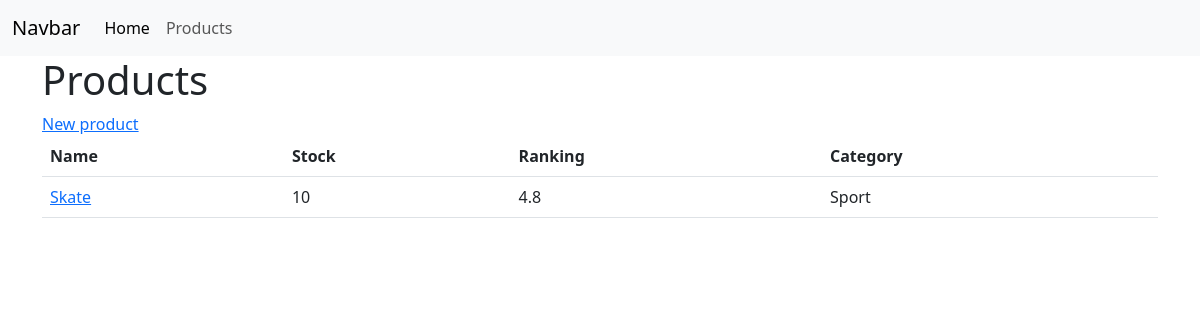
/products/, run on an earlier commit of the app's database.
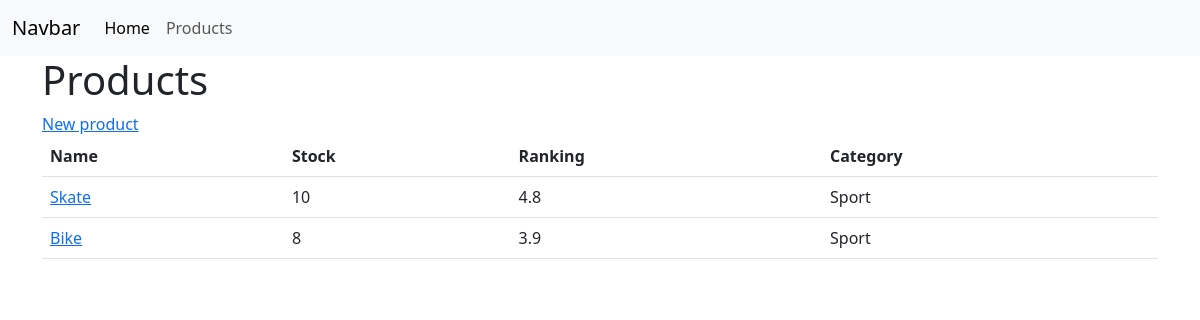
And on a later commit of the database.
### products/models.py (models this page shows, shortened)
class Product(models.Model):
    name = models.CharField(max_length=255)
    stock = models.IntegerField()
    ranking = models.FloatField()
    category = models.ForeignKey(Category, on_delete=models.CASCADE)
    created = models.DateTimeField(default=timezone.now)

class Category(models.Model):
    nombre = models.CharField(max_length=255)
    def __str__(self):
        return self.nombre

### products/views.py (the view)
# urls.py: path('', views.index, name='index'),
def index(request):
    products = Product.objects.all()
    return render(
        request,
        'index.html',
        context={'products': products}
    )

### products/templates/index.html
{% extends 'base.html' %}
{% block content %}
<h1>Products</h1>
<a href="{% url 'products:form' %}">New product</a>
<table class="table">
    <thead>
        <tr>
            <th>Name</th>
            <th>Stock</th>
            <th>Ranking</th>
            <th>Category</th>
        </tr>
    </thead>
    <tbody>
        {% for product in products %}
        <tr>
            <td>
                <a href="{% url 'products:detail' product.id %}">
                    {{product.name}}
                </a>
            </td>
            <td>{{product.stock}}</td>
            <td>{{product.ranking}}</td>
            <td>{{product.category}}</td>
        </tr>
        {% endfor %}
    </tbody>
</table>
{% endblock %}

### templates/base.html (shortened to what this page needs)
<!DOCTYPE html>
<html lang="en">
<head>
    <link href="https://cdn.jsdelivr.net/npm/bootstrap@5.3.0-alpha3/dist/css/bootstrap.min.css" rel="stylesheet">
</head>
<body>
    <nav class="navbar navbar-expand-lg bg-body-tertiary">
        <div class="container-fluid">
          <a class="navbar-brand" href="#">Navbar</a>
          <div class="collapse navbar-collapse" id="navbarNavAltMarkup">
            <div class="navbar-nav">
              <a class="nav-link active" aria-current="page" href="{% url 'home' %}">Home</a>
              <a class="nav-link" href="{% url 'products:index' %}">Products</a>
            </div>
          </div>
        </div>
      </nav>
    <div class="container">
    {% block content %}
    {% endblock %}
    </div>
</body>
</html>

What changed in the data, as far as the page shows it:
added Product: name "Bike", stock "8", ranking "3.9", category "Sport"
